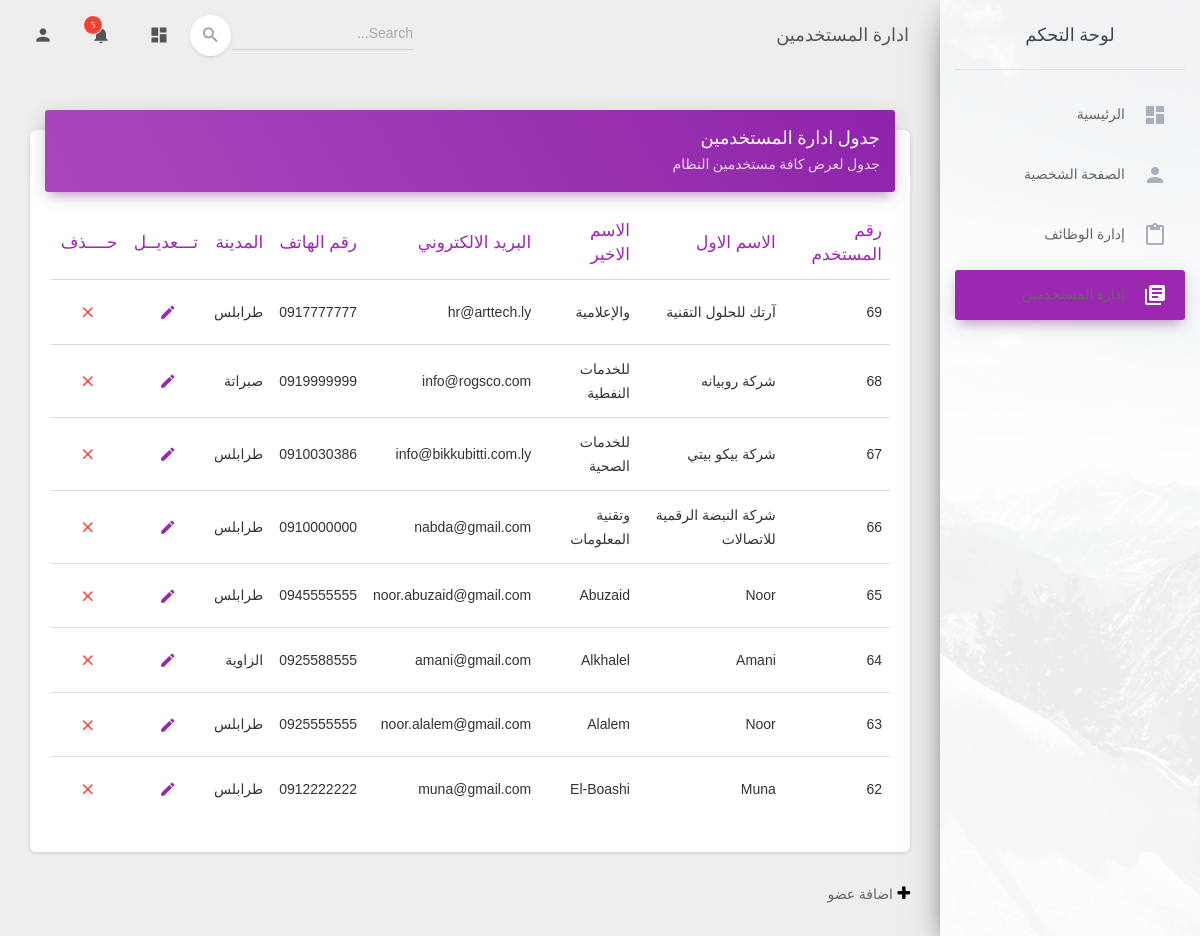
/admin/pages/usersControl.php (signed in), run on the app's committed database.
### tables this page shows
CREATE TABLE `user` (
  `ID` int(11) NOT NULL,
  `firstName` varchar(50) NOT NULL,
  `lastName` varchar(50) NOT NULL,
  `email` varchar(70) NOT NULL,
  `password` varchar(256) NOT NULL,
  `phone` varchar(13) NOT NULL,
  `city_ID` int(11) NOT NULL,
  `userType_ID` int(11) NOT NULL,
  `user_img` varchar(255) NOT NULL,
  `date` timestamp NOT NULL DEFAULT CURRENT_TIMESTAMP
);

CREATE TABLE `city` (
  `ID` int(11) NOT NULL,
  `name` varchar(100) NOT NULL
);

### admin/pages/usersControl.php (the view, shortened to what this page needs)
<?php
include 'layout/init.php';
if(isset($_SESSION['userId']) && $_SESSION['userId'] > 0) {
$do = isset($_GET['do']) ? $_GET['do'] : 'Manage';
?>
<!DOCTYPE html>
<html lang="en">
  <head>
    <link rel="stylesheet" href="https://maxcdn.bootstrapcdn.com/font-awesome/latest/css/font-awesome.min.css">
    <link href="../assets/css/material-dashboard.css?v=2.1.0" rel="stylesheet" />
    <link href="../assets/css/material-dashboard-rtl.css?v=1.1" rel="stylesheet" />
    <link href="../assets/css/sweetalert2.min.css" rel="stylesheet" />
    <link href="../assets/demo/demo.css" rel="stylesheet" />
  </head>
  <body class="" style="direction: rtl;">
    <div class="wrapper ">
      <div class="sidebar" data-color="purple" data-background-color="white" data-image="../assets/img/sidebar-1.jpg">
        <div class="logo">
          <a href="#" class="simple-text logo-normal">
            لوحة التحكم
          </a>
        </div>
        <div class="sidebar-wrapper">
          <ul class="nav">
            <li class="nav-item  ">
              <a class="nav-link" href="dashboard.php">
                <i class="material-icons">dashboard
                </i>
                <p> الرئيسية
                </p>
              </a>
            </li>
            <li class="nav-item ">
              <a class="nav-link" href="personalPage.php">
                <i class="material-icons">person
                </i>
                <p> الصفحة الشخصية
                </p>
              </a>
            </li>
            <li class="nav-item  ">
              <a class="nav-link" href="jobsControl.php">
                <i class="material-icons">content_paste
                </i>
                <p>إدارة الوظائف
                </p>
              </a>
            </li>
            <li class="nav-item active">
              <a class="nav-link" href="usersControl.php">
                <i class="material-icons">library_books
                </i>
                <p> إدارة المستخدمين
                </p>
              </a>
            </li>
          </ul>
        </div>
      </div>
      <div class="main-panel">
        <nav class="navbar navbar-expand-lg navbar-transparent navbar-absolute fixed-top ">
          <div class="container-fluid">
            <div class="navbar-wrapper">
              <a class="navbar-brand" href="#pablo">ادارة المستخدمين
              </a>
            </div>
            <div class="collapse navbar-collapse justify-content-end">
              <form class="navbar-form">
                <div class="input-group no-border">
                  <input type="text" value="" class="form-control" placeholder="Search...">
                  <button type="submit" class="btn btn-white btn-round btn-just-icon">
                    <i class="material-icons">search
                    </i>
                    <div class="ripple-container">
                    </div>
                  </button>
                </div>
              </form>
              <ul class="navbar-nav">
                <li class="nav-item">
                  <a class="nav-link" href="#pablo">
                    <i class="material-icons">dashboard
                    </i>
                  </a>
                </li>
                <li class="nav-item dropdown">
                  <a class="nav-link" href="http://example.com" id="navbarDropdownMenuLink" data-toggle="dropdown" aria-haspopup="true" aria-expanded="false">
                    <i class="material-icons">notifications
                    </i>
                    <span class="notification">5
                    </span>
                  </a>
                </li>
                <li class="nav-item dropdown">
                  <a class="nav-link" href="#pablo" id="navbarDropdownProfile" data-toggle="dropdown" aria-haspopup="true" aria-expanded="false">
                    <i class="material-icons">person
                    </i>
                  </a>
                </li>
              </ul>
            </div>
          </div>
        </nav>
        <div class="content">
          <?php
if ($do == 'Manage') {
$query = '';
$stmt = $con->prepare("SELECT
user.ID as userID,
user.firstName,
user.lastName,
user.email,
user.phone,
city.name as city
FROM user
INNER JOIN city ON user.city_ID = city.ID
WHERE userType_ID != 3 $query ORDER BY user.ID DESC");
$stmt->execute();
$rows = $stmt->fetchAll();
if (! empty($rows)) {
?>
          <div class="container-fluid">
            <div class="row">
              <div class="col-md-12">
                <div class="card">
                  <div class="card-header card-header-primary">
                    <h4 class="card-title "> جدول ادارة المستخدمين
                    </h4>
                    <p class="card-category">جدول لعرض كافة مستخدمين النظام
                    </p>
                  </div>
                  <div class="card-body">
                    <div class="table-responsive">
                      <table class="table">
                        <thead class=" text-primary">
                          <th>
                            رقم المستخدم
                          </th>
                          <th>
                            الاسم الاول
                          </th>
                          <th>
                            الاسم الاخير
                          </th>
                          <th>
                            البريد الالكتروني
                          </th>
                          <th>
                            رقم الهاتف
                          </th>
                          <th>
                            المدينة
                          </th>
                          <th>
                            تـــعديــل
                          </th>
                          <th>
                            حــــذف
                          </th>
                        </thead>
                        <tbody>
                          <?php
foreach($rows as $row) {
echo "<tr>";
echo "<td>" . $row['userID'] . "</td>";
echo "<td class='fname'>" . $row['firstName'] . "</td>";
echo "<td  class='lname'>" . $row['lastName'] . "</td>";
echo "<td class='email'>" . $row['email'] . "</td>";
echo "<td class='phone'>" . $row['phone'] ."</td>";
echo "<td class='city'>" . $row['city'] ."</td>";
echo "<td>" . " <button type='button' rel='tooltip' title='Edit Task' class='editrequest btn btn-primary btn-link btn-sm'  data-toggle='modal' data-target='#editModal'  data-id='". $row['userID'] ."'> <i class='material-icons'>edit</i> </button>" . " </td> ";
echo "<td>" . " <button type='button' rel='tooltip' title='Remove' class='delrequest btn btn-danger btn-link btn-sm'
data-id='". $row['userID'] ."'> <i class='material-icons'>close</i> </button> " . " </td> ";
echo "</tr>";
}
?>
                        </tbody>
                      </table>
                    </div>
                  </div>
                </div>
              </div>
            </div>
            <div>
          <button type='button' rel='tooltip' title='add'>
            <i class="fa fa-plus">
            </i>
            <a href="addMember.php">اضافة عضو
            </a>
          </button>
        </div>
      </div>
    </div>
    </div>
  </div>
<?php }} ?>
<footer class="footer">
  <div class="container-fluid">
    <div class="copyright float-right">
      <br>
      <br>
    </div>
  </div>
</footer>
<?php
} else {
  header('Location: index.php');
  exit();
  }
?>
</body>
</html>

### data on the page
user: ID "69", firstName "آرتك للحلول التقنية", lastName "والإعلامية", email "hr@arttech.ly", phone "0917777777", city_ID.name "طرابلس"
user: ID "68", firstName "شركة روبيانه", lastName "للخدمات النفطية", email "info@rogsco.com", phone "0919999999", city_ID.name "صبراتة"
user: ID "67", firstName "شركة بيكو بيتي", lastName "للخدمات الصحية", email "info@bikkubitti.com.ly", phone "0910030386", city_ID.name "طرابلس"
user: ID "66", firstName "شركة النبضة الرقمية للاتصالات", lastName "وتقنية المعلومات", email "nabda@gmail.com", phone "0910000000", city_ID.name "طرابلس"
user: ID "65", firstName "Noor", lastName "Abuzaid", email "noor.abuzaid@gmail.com", phone "0945555555", city_ID.name "طرابلس"
user: ID "64", firstName "Amani", lastName "Alkhalel", email "amani@gmail.com", phone "0925588555", city_ID.name "الزاوية"
user: ID "63", firstName "Noor", lastName "Alalem", email "noor.alalem@gmail.com", phone "0925555555", city_ID.name "طرابلس"
user: ID "62", firstName "Muna", lastName "El-Boashi", email "muna@gmail.com", phone "0912222222", city_ID.name "طرابلس"
